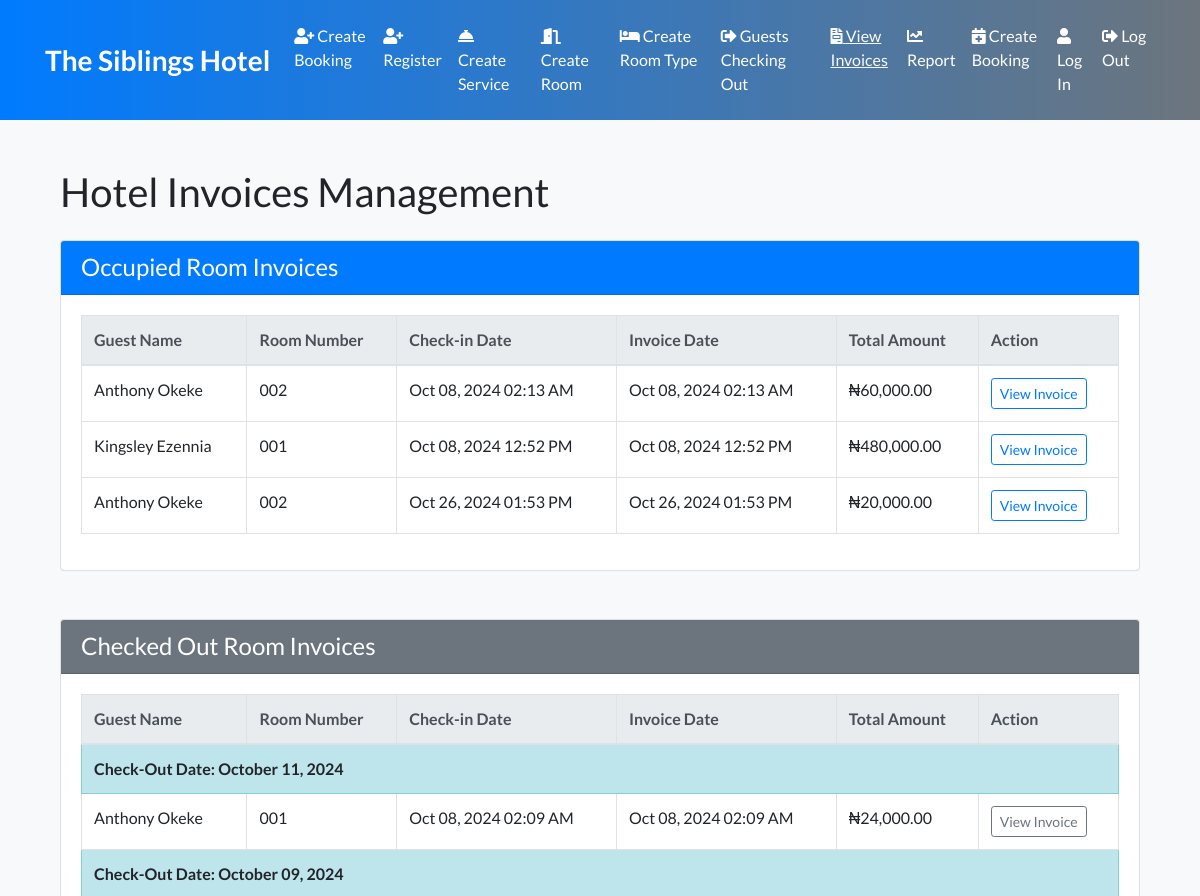
The page /invoices/ (signed in, upper part) on the database as committed earlier.
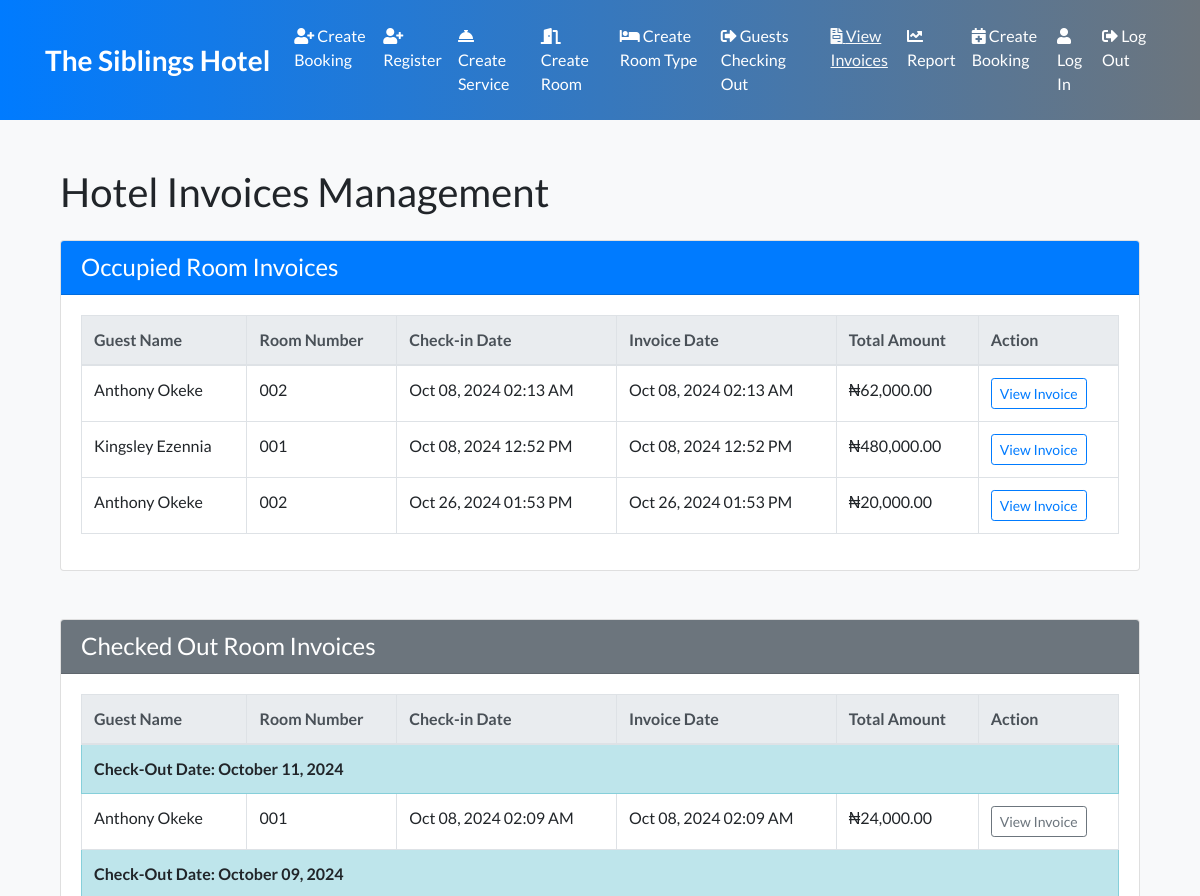
The same page on the database as committed later.
### hotel/models.py (models this page shows, shortened)
class Invoice(models.Model):
    booking = models.OneToOneField('Booking', on_delete=models.CASCADE)
    services = models.ManyToManyField('Service', blank=True, through='InvoiceService')
    invoice_number = models.CharField(max_length=50, unique=True, blank=True, null=True)  # Unique Invoice Number
    total_services_cost = models.DecimalField(max_digits=10, decimal_places=2, default=0.00)
    invoice_date = models.DateTimeField(default=timezone.now)
    total_amount = models.DecimalField(max_digits=10, decimal_places=2, default=0.00)
    def save(self, *args, **kwargs):
        with transaction.atomic():
            if not self.invoice_number:
                invoice_number_obj, created = InvoiceNumber.objects.select_for_update().get_or_create(pk=1)
                invoice_number_obj.last_number += 1
                invoice_number_obj.save()
                self.invoice_number = f"INV-{invoice_number_obj.last_number:05d}"
            super().save(*args, **kwargs)
    @property
    def total_cost(self):
        total_services_cost = sum([item.service.price * item.quantity for item in self.invoiceservice_set.all()])
        return self.booking.total_amount + total_services_cost

class Booking(models.Model):
    room = models.ForeignKey(Room, on_delete=models.CASCADE)
    guest = models.ForeignKey(Guest, on_delete=models.CASCADE)
    check_in = models.DateTimeField()
    check_out = models.DateTimeField()
    actual_check_out = models.DateTimeField(blank=True, null=True)  # Track actual checkout time
    total_amount = models.DecimalField(max_digits=10, decimal_places=2, default=0.00)

class Guest(models.Model):
    title = models.CharField(max_length=10, choices=[('Mr', 'Mr', ), ('Mrs', 'Mrs'), ('Miss', 'Miss')], blank=True, null=True)
    first_name = models.CharField(max_length=100)
    middle_name = models.CharField(max_length=100, blank=True, null=True)  # New field for middle name
    last_name = models.CharField(max_length=100)
    email = models.CharField(max_length=255, blank=True, null=True)  # Change to CharField to allow plain text
    phone_number = models.CharField(max_length=15)
    home_address = models.CharField(max_length=500)
    occupation = models.CharField(max_length=500)
    valid_id = models.BooleanField(default=False, blank=True, null=True)  # New boolean field for ID verification
    passport_number = models.CharField(max_length=50, blank=True, null=True)  # New field for passport number if the guest is a foreigner
    next_of_kin_phone_number = models.CharField(max_length=15, blank=True, null=True)  # New field for next of kin phone number
    car_plate_number = models.CharField(max_length=50, blank=True, null=True)  # New field for car plate number

class Room(models.Model):
    room_number = models.CharField(max_length=10)
    room_type = models.ForeignKey(RoomType, on_delete=models.CASCADE)
    is_occupied = models.BooleanField(default=False)

### hotel/views.py (the view)
# urls.py: path('invoices/', views.invoices_list, name='invoices_list'),
@login_required
def invoices_list(request):
    now = timezone.now()
    occupied_invoices = Invoice.objects.filter(
        booking__check_in__lte=now,
        booking__check_out__gte=now
    )
    unoccupied_invoices = Invoice.objects.filter(
        booking__check_out__lt=now
    )
    for invoice in occupied_invoices:
        if invoice.total_amount == 0.00:
            invoice.total_amount = invoice.total_cost
            invoice.save()
    for invoice in unoccupied_invoices:
        if invoice.total_amount == 0.00:
            invoice.total_amount = invoice.total_cost
            invoice.save()
    return render(request, 'hotel/invoices_list.html', {
        'occupied_invoices': occupied_invoices,
        'unoccupied_invoices': unoccupied_invoices
    })

### hotel/templatetags/currency_filters.py (called while the page is built)
@register.filter(name='currency_naira')
def currency_naira(value):
    try:
        return f"₦{value:,.2f}"
    except (ValueError, TypeError):
        return "₦0.00"

### hotel/templates/hotel/invoices_list.html (shortened to what the changed rows need)
{% extends 'hotel/base.html' %}
{% load currency_filters %}
{% block content %}
<div class="container">
    <h1 class="my-4">Hotel Invoices Management</h1>
    <div class="card mb-5">
        <div class="card-header bg-primary text-white">
            <h2 class="h4 mb-0">Occupied Room Invoices</h2>
        </div>
        <div class="card-body">
            <table class="table table-hover table-bordered">
                <thead class="thead-light">
                    <tr>
                        <th>Guest Name</th>
                        <th>Room Number</th>
                        <th>Check-in Date</th>
                        <th>Invoice Date</th>
                        <th>Total Amount</th>
                        <th>Action</th>
                    </tr>
                </thead>
                <tbody>
                    {% for invoice in occupied_invoices %}
                    <tr>
                        <td>{{ invoice.booking.guest.first_name }} {{ invoice.booking.guest.last_name }}</td>
                        <td>{{ invoice.booking.room.room_number }}</td>
                        <td>{{ invoice.booking.check_in|date:"M d, Y h:i A" }}</td>
                        <td>
                            {% if invoice.invoice_date %}
                                {{ invoice.invoice_date|date:"M d, Y h:i A" }}
                            {% else %}
                                <span class="text-muted">Pending</span>
                            {% endif %}
                        </td>
                        <td>{{ invoice.total_amount|currency_naira }}</td>
                        <td>
                            <a href="{% url 'view_invoice' invoice.id %}" class="btn btn-outline-primary btn-sm">View Invoice</a>
                        </td>
                    </tr>
                    {% empty %}
                    <tr>
                        <td colspan="6" class="text-center text-muted">No occupied room invoices available.</td>
                    </tr>
                    {% endfor %}
                </tbody>
            </table>
        </div>
    </div>
    <div class="card">
        <div class="card-header bg-secondary text-white">
            <h2 class="h4 mb-0">Checked Out Room Invoices</h2>
        </div>
        <div class="card-body">
            <table class="table table-hover table-bordered">
                <thead class="thead-light">
                    <tr>
                        <th>Guest Name</th>
                        <th>Room Number</th>
                        <th>Check-in Date</th>
                        <th>Invoice Date</th>
                        <th>Total Amount</th>
                        <th>Action</th>
                    </tr>
                </thead>
                    {% regroup unoccupied_invoices by booking.check_out.date as date_groups %}
            </table>
        </div>
    </div>
</div>
{% endblock %}

Rows that differ between the two databases and show on the page:
changed Invoice "Oct 08, 2024 02:13 AM": total_amount "₦60,000.00" → "₦62,000.00"
